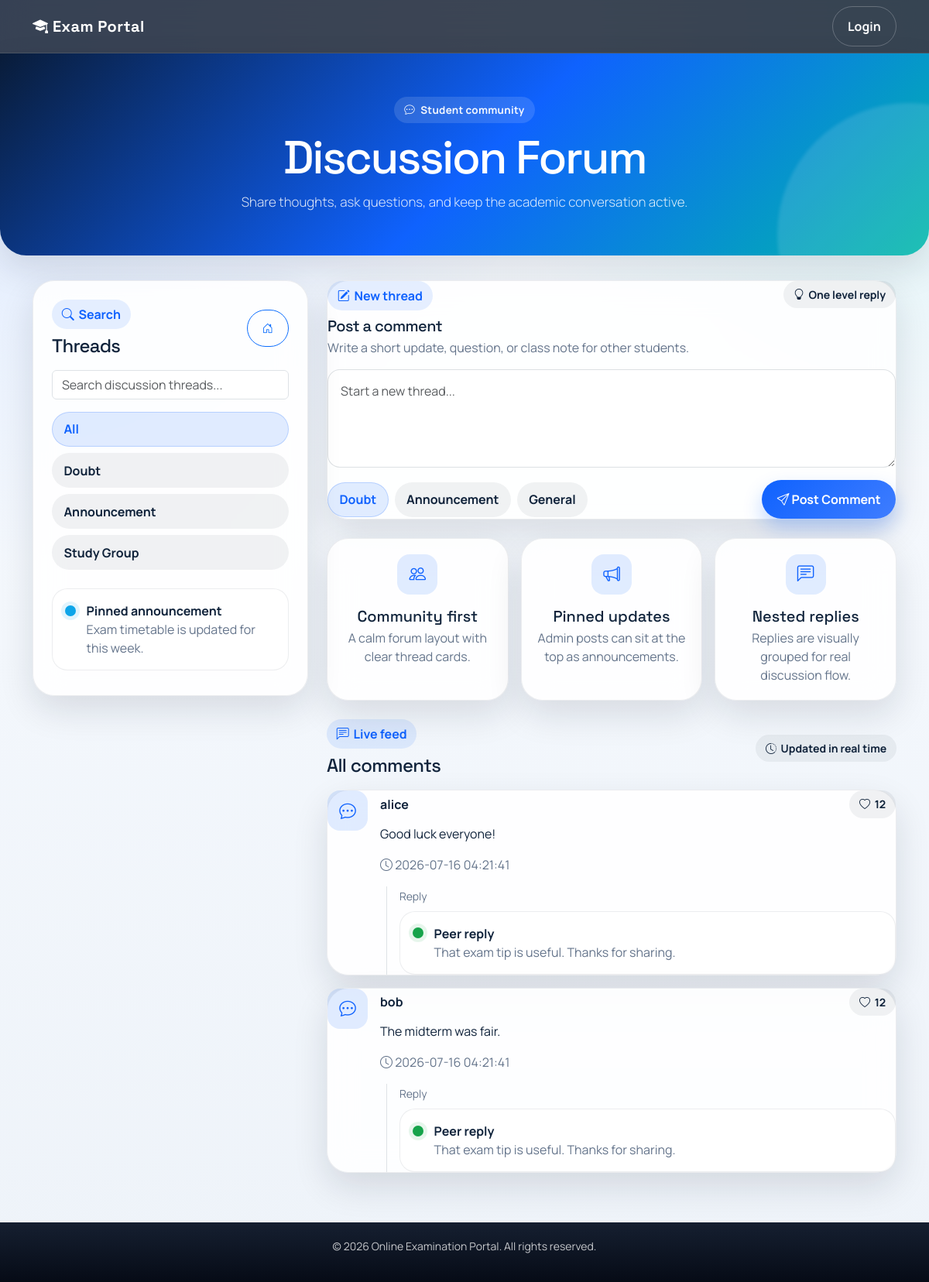
Page /discussion.php on the committed database.
### tables this page shows
CREATE TABLE comments (
    id INT AUTO_INCREMENT PRIMARY KEY,
    user_id INT,
    comment TEXT,
    posted_at TIMESTAMP DEFAULT CURRENT_TIMESTAMP
);

CREATE TABLE users (
    id INT AUTO_INCREMENT PRIMARY KEY,
    username VARCHAR(50) NOT NULL,
    password VARCHAR(50) NOT NULL,
    email VARCHAR(100),
    role ENUM('admin','student') DEFAULT 'student'
);

### discussion.php (the view, shortened to what this page needs)
<?php
include 'db.php';
?>
<!DOCTYPE html>
<html lang="en">
<head>
    <link href="https://cdn.jsdelivr.net/npm/bootstrap@5.3.0/dist/css/bootstrap.min.css" rel="stylesheet">
    <link rel="stylesheet" href="https://cdn.jsdelivr.net/npm/bootstrap-icons@1.10.0/font/bootstrap-icons.css">
    <link rel="stylesheet" href="site.css">
</head>
<body>
    <nav class="navbar navbar-expand-lg navbar-dark bg-primary">
        <div class="container">
            <a class="navbar-brand" href="index.php"><i class="bi bi-mortarboard-fill"></i> Exam Portal</a>
            <div class="ms-auto">
                <?php if (isset($_SESSION['user_id'])): ?>
                    <span class="navbar-text text-white me-3"><?php echo htmlspecialchars($_SESSION['username']); ?></span>
                    <a href="logout.php" class="btn btn-outline-light"><i class="bi bi-box-arrow-right"></i> Logout</a>
                <?php else: ?>
                    <a href="login.php" class="btn btn-outline-light">Login</a>
                <?php endif; ?>
            </div>
        </div>
    </nav>
    <div class="forum-header text-center">
        <div class="container">
            <span class="hero-kicker"><i class="bi bi-chat-dots"></i> Student community</span>
            <h1 class="hero-title mb-3">Discussion Forum</h1>
            <p class="lead mb-0">Share thoughts, ask questions, and keep the academic conversation active.</p>
        </div>
    </div>
    <div class="container">
        <div class="row g-4 align-items-start">
            <div class="col-lg-4">
                <div class="content-card sticky-top" style="top: 1rem;">
                    <div class="d-flex justify-content-between align-items-center mb-3">
                        <div>
                            <span class="badge-soft"><i class="bi bi-search"></i> Search</span>
                            <h4 class="section-heading mt-2 mb-0">Threads</h4>
                        </div>
                        <a href="index.php" class="btn btn-outline-primary btn-sm"><i class="bi bi-house-door"></i></a>
                    </div>
                    <input type="text" class="form-control mb-3" placeholder="Search discussion threads...">
                    <div class="d-grid gap-2">
                        <span class="filter-pill active">All</span>
                        <span class="filter-pill">Doubt</span>
                        <span class="filter-pill">Announcement</span>
                        <span class="filter-pill">Study Group</span>
                    </div>
                    <div class="mt-4">
                        <div class="notification-item mb-2">
                            <div class="notification-dot info"></div>
                            <div><strong>Pinned announcement</strong><p class="text-muted mb-0">Exam timetable is updated for this week.</p></div>
                        </div>
                    </div>
                </div>
            </div>
            <div class="col-lg-8">
                <div class="comment-card mb-4">
                    <div class="d-flex justify-content-between align-items-start flex-wrap gap-2 mb-3">
                        <div>
                            <span class="badge-soft"><i class="bi bi-pencil-square"></i> New thread</span>
                            <h5 class="section-heading mt-2 mb-1">Post a comment</h5>
                            <p class="section-subtitle mb-0">Write a short update, question, or class note for other students.</p>
                        </div>
                        <span class="pill"><i class="bi bi-lightbulb"></i> One level reply</span>
                    </div>
                    <form method="POST" action="discussion.php" class="comment-form">
                        <div class="mb-3">
                            <textarea name="comment" rows="4" class="form-control" placeholder="Start a new thread..." required></textarea>
                        </div>
                        <div class="d-flex justify-content-between align-items-center flex-wrap gap-2">
                            <div class="pill-group">
                                <span class="filter-pill active">Doubt</span>
                                <span class="filter-pill">Announcement</span>
                                <span class="filter-pill">General</span>
                            </div>
                            <button type="submit" class="btn btn-primary"><i class="bi bi-send"></i> Post Comment</button>
                        </div>
                    </form>
                </div>
                <div class="row g-3 mb-4">
                    <div class="col-md-4">
                        <div class="feature-card text-center"><div class="metric-icon mx-auto"><i class="bi bi-people"></i></div><h5 class="mb-1">Community first</h5><p class="text-muted mb-0">A calm forum layout with clear thread cards.</p></div>
                    </div>
                    <div class="col-md-4">
                        <div class="feature-card text-center"><div class="metric-icon mx-auto"><i class="bi bi-megaphone"></i></div><h5 class="mb-1">Pinned updates</h5><p class="text-muted mb-0">Admin posts can sit at the top as announcements.</p></div>
                    </div>
                    <div class="col-md-4">
                        <div class="feature-card text-center"><div class="metric-icon mx-auto"><i class="bi bi-chat-left-text"></i></div><h5 class="mb-1">Nested replies</h5><p class="text-muted mb-0">Replies are visually grouped for real discussion flow.</p></div>
                    </div>
                </div>
                <div class="d-flex justify-content-between align-items-center flex-wrap gap-2 mt-4 mb-3">
                    <div>
                        <span class="badge-soft"><i class="bi bi-chat-left-text"></i> Live feed</span>
                        <h4 class="section-heading mt-2 mb-0">All comments</h4>
                    </div>
                    <span class="pill"><i class="bi bi-clock-history"></i> Updated in real time</span>
                </div>
                <?php
                $query = "SELECT comments.*, users.username FROM comments LEFT JOIN users ON comments.user_id = users.id ORDER BY posted_at DESC";
                $result = mysqli_query($conn, $query);
                if ($result && mysqli_num_rows($result) > 0) {
                    while ($row = mysqli_fetch_assoc($result)) {
                        echo '<div class="comment-card mb-3">';
                        echo '<div class="d-flex gap-3 align-items-start">';
                        echo '<div class="metric-icon"><i class="bi bi-chat-dots"></i></div>';
                        echo '<div class="flex-grow-1">';
                        echo '<div class="d-flex justify-content-between align-items-center mb-2"><strong>' . htmlspecialchars($row['username'] ?? 'Anonymous') . '</strong><span class="pill"><i class="bi bi-heart"></i> 12</span></div>';
                        echo '<div class="comment-body mb-3">' . $row['comment'] . '</div>';
                        echo '<div class="comment-meta text-muted mb-3"><i class="bi bi-clock"></i> ' . $row['posted_at'] . '</div>';
                        echo '<div class="border-start ps-3 ms-2"><small class="text-muted">Reply</small><div class="notification-item mt-2"><div class="notification-dot success"></div><div><strong>Peer reply</strong><p class="text-muted mb-0">That exam tip is useful. Thanks for sharing.</p></div></div></div>';
                        echo '</div></div>';
                        echo '</div>';
                    }
                } else {
                    echo '<p class="text-muted">No comments yet. Be the first!</p>';
                }
                ?>
            </div>
        </div>
    </div>
    <div class="footer mt-5" style="background: #2d3748; color: #cbd5e0; padding: 20px 0; text-align: center;">
        <div class="container">
            <p class="small">&copy; 2026 Online Examination Portal. All rights reserved.</p>
        </div>
    </div>
</body>
</html>

### rows in the picture
comments: user.username "alice", comment "Good luck everyone!", posted_at "2026-07-16 04:21:41"
comments: user.username "bob", comment "The midterm was fair.", posted_at "2026-07-16 04:21:41"
